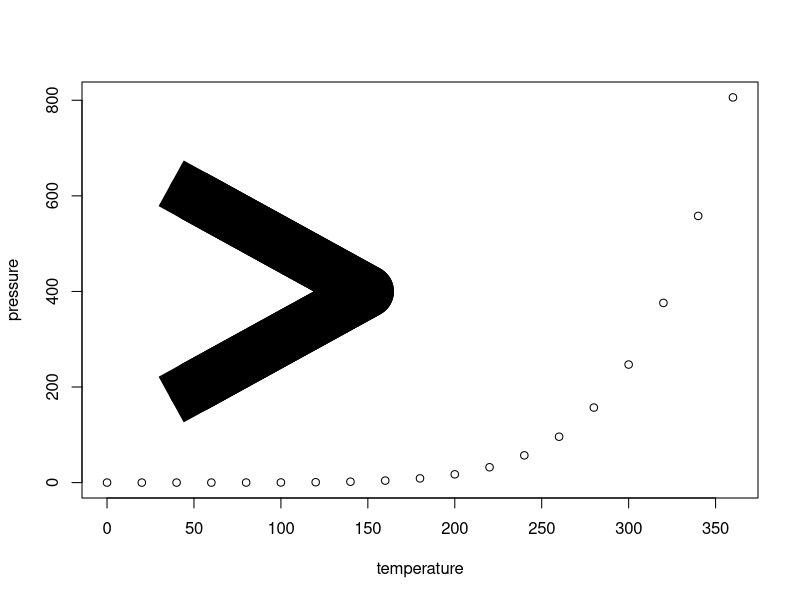
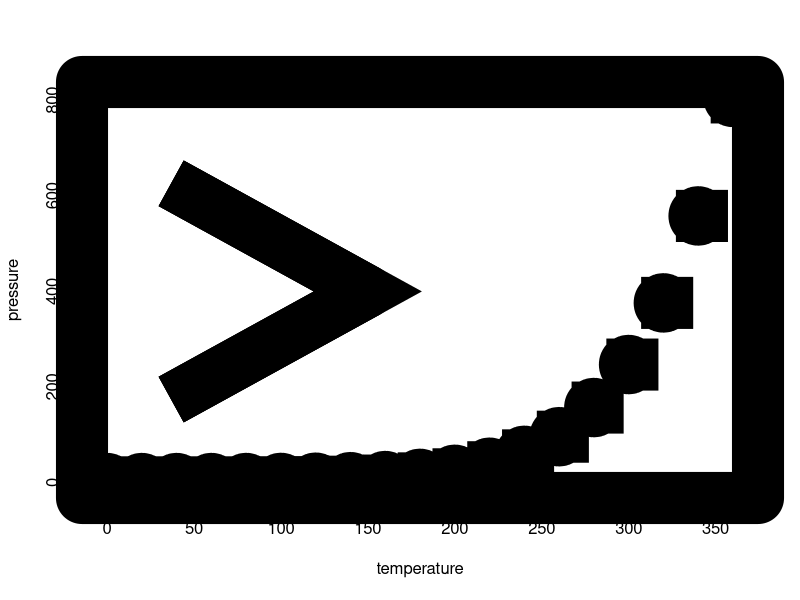

These figures' R source, in order:
#end of lines, and how lines are joined together

plot(pressure)
par(lwd=50)  # makes very thick lines

# now we will plot line segments from
# (50,200) to (150,400) to (50,600)
par(lend="butt"); lines(c(50,150,50), c(200,400,600))
par(lend="round"); lines(c(50,150,50), c(200,400,600))
par(lend="square"); lines(c(50,150,50), c(200,400,600))

# good idea to clear the plots here

# how are lines joined together?
plot(pressure)
par(lwd=50)

# 3 options for joining lines: bevel, round, mitre
par(ljoin="bevel"); lines(c(50,150,50), c(200,400,600))
par(ljoin="round"); lines(c(50,150,50), c(200,400,600))
par(ljoin="mitre"); lines(c(50,150,50), c(200,400,600))

# the last possibility (mitre), for lines meet at an angle of
# 10 degrees or less, the join is converted to bevel

# one more note:
# we must use par for lend, ljoin, lmitre



